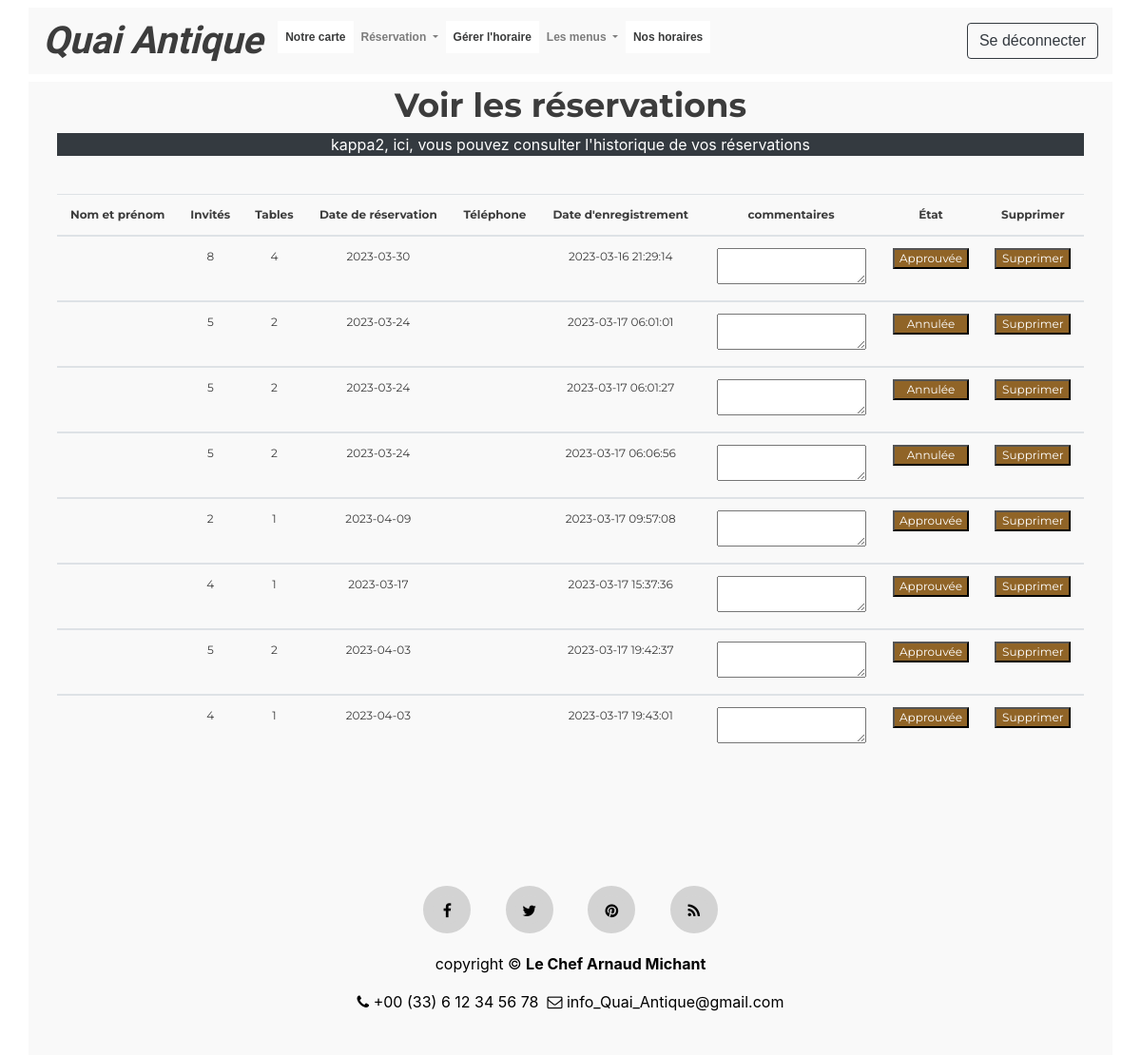
Screenshot of /view_reservations.php (signed in) with the database file from the repository.
### tables this page shows
CREATE TABLE `reservation` (
  `reserv_id` int(11) NOT NULL,
  `num_guests` int(11) NOT NULL,
  `num_tables` int(11) NOT NULL,
  `rdate` date NOT NULL,
  `time_zone` text NOT NULL,
  `comment` mediumtext NOT NULL,
  `reg_date` timestamp NOT NULL DEFAULT current_timestamp(),
  `status` varchar(30) NOT NULL,
  `user_fk` int(11) NOT NULL,
  `res_time_slot_id` int(11) NOT NULL
);

### includes/view.reservation.inc.php (the view, shortened to what this page needs)
<?php
if(isset($_SESSION['user_id'])){
    require 'includes/dbh.inc.php';
    $user = $_SESSION['user_id'];
    $role = $_SESSION['role'];
    if($role==1){
    $sql = "SELECT * FROM reservation WHERE user_fk = $user";
    $result = $conn->query($sql);
    if ($result->num_rows > 0) {
        echo
        '<table class="table table-hover table-responsive-sm text-center">
                <thead>
                    <tr>
                        <th scope="col">Nom et prénom</th>
                        <th scope="col">Invités</th>
                        <th scope="col">Date de réservation</th>
                        <th scope="col">Fuseau horaire</th>
                        <th scope="col">Téléphone</th>
                        <th scope="col">Date d\'enregistrement</th>
                        <th scope="col">commentaires</th>
                        <th scope="col">État</th>
                        <th class="table-danger" scope="col"></th>
                    </tr>
                </thead>';
            while($row = $result->fetch_assoc()) {
                echo
                "<tbody>
                    <tr>
                        <form action='includes/delete.php' method='POST'>
                            <input name='reserv_id' type='hidden' value=".$row["reserv_id"].">
                            <th scope='row'>".$row["f_name"]." ".$row["l_name"]."</th>
                            <td>".$row["num_guests"]."</td>
                            <td>".$row["rdate"]."</td>
                            <td>".$row["time_zone"]."</td>
                            <td>".$row["telephone"]."</td>
                            <td>".$row["reg_date"]."</td>
                            <td><textarea readonly>".$row["comment"]."</textarea></td>
                            <td>".$row["status"]."</td>
                            <td class='table-danger'><button type='submit' name='delete-submit' class='btn btn-danger btn-sm'>Annuler</button></td>
                        </form>
                    </tr>
                </tbody>";
            }
        echo "</table>";
    }
    else {    echo "<p class='text-white text-center bg-danger'>Your reservation list is empty!<p>"; }
    }
    else if($role==2){
    $sql = "SELECT * FROM reservation";
    $result = $conn->query($sql);
    if ($result->num_rows > 0) {
        echo'
        <table class="table table-hover table-responsive-sm text-center">
            <thead>
                <tr>
                    <th scope="col" class="schedulehour">Nom et prénom</th>
                    <th scope="col" class="schedulehour">Invités</th>
                    <th scope="col" class="schedulehour">Tables</th>
                    <th scope="col" class="schedulehour">Date de réservation</th>
                    <th scope="col" class="schedulehour">Téléphone</th>
                    <th scope="col" class="schedulehour">Date d\'enregistrement</th>
                    <th scope="col" class="schedulehour">commentaires</th>
                    <th scope="col" class="schedulehour">État</th>
                    <th scope="col" class="schedulehour">Supprimer</th>
                </tr>
            </thead> ';
        while($row = $result->fetch_assoc()) {
            echo"
            <tbody>
                <tr>
                    <form action='includes/delete.php' method='POST'>
                        <input name='reserv_id' type='hidden' value=".$row["reserv_id"].">
                        <td class='schedulehour'>".$row["f_name"]." ".$row["l_name"]."</td>
                        <td class='schedulehour'>".$row["num_guests"]."</td>
                        <td class='schedulehour'>".$row["num_tables"]."</td>
                        <td class='schedulehour'>".$row["rdate"]."</td>
                        <td class='schedulehour'>".$row["telephone"]."</td>
                        <td class='schedulehour'>".$row["reg_date"]."</td>
                        <td class='schedulehour'><textarea readonly>".$row["comment"]."</textarea></td>";
                        if ($row["status"] == 'Annulée') {
                            echo "<td class='schedulehour'><button class='reservupdatebutton' type='button'><a href=includes/delete.php?update-submit=1&reserv_id=".$row["reserv_id"]."&action=Approuvée>Annulée</button></td>";
                        }else{
                            echo "<td class='schedulehour'><button class='reservupdatebutton' type='button'><a href=includes/delete.php?update-submit=1&reserv_id=".$row["reserv_id"]."&action=Annulée>Approuvée</button></td>";
                        }
                        echo "<td class='schedulehour'><button class='reservupdatebutton' type='button'><a href=includes/delete.php?delete-submit=1&reserv_id=".$row["reserv_id"]."&action=delete>Supprimer</button></td>";
        }
        echo "</table>";
    }
    else {
        echo "<p class='text-white text-center bg-danger'>Votre liste de réservation est vide !<p>"; }
    }
}

### css/style.css (style rules this page uses)
* { margin:0; padding:0; }
body { overflow-y: scroll; overflow-x: scroll; }
.schedulehour { padding: auto; margin: 0 !important; font-family: 'Montserrat', sans-serif; font-size: 12px; color: #3c3c3c; text-align: center; }
a:link { color: white; }
.reservupdatebutton { width: 80px; color: #906427 !important; background-color: #906427 !important; }
.reservupdatebutton a { color: white; }
.reservupdatebutton a:link { color: white !important; }

### rows the page displays
reservation: num_guests "8", num_tables "4", rdate "2023-03-30", reg_date "2023-03-16 21:29:14"
reservation: num_guests "5", num_tables "2", rdate "2023-03-24", reg_date "2023-03-17 06:01:01"
reservation: num_guests "5", num_tables "2", rdate "2023-03-24", reg_date "2023-03-17 06:01:27"
reservation: num_guests "5", num_tables "2", rdate "2023-03-24", reg_date "2023-03-17 06:06:56"
reservation: num_guests "2", num_tables "1", rdate "2023-04-09", reg_date "2023-03-17 09:57:08"
reservation: num_guests "4", num_tables "1", rdate "2023-03-17", reg_date "2023-03-17 15:37:36"
reservation: num_guests "5", num_tables "2", rdate "2023-04-03", reg_date "2023-03-17 19:42:37"
reservation: num_guests "4", num_tables "1", rdate "2023-04-03", reg_date "2023-03-17 19:43:01"

### other values shown
$_SESSION['username'] "kappa2"
